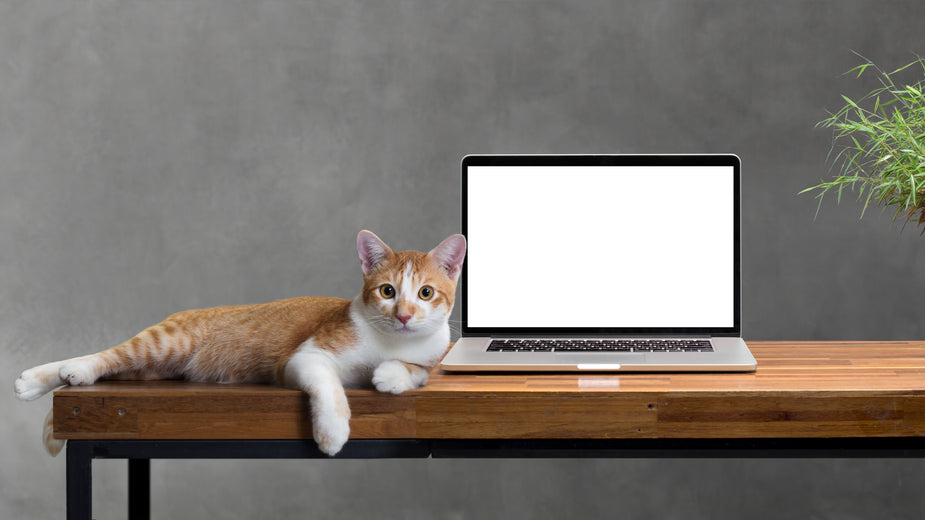
#> input picture vision_language_model/llava-jp/sample.jpg, 925 x 520 px
$ python -i preprocessing_numpy.py   (imports and definitions only)
#> lines starting #> are read from the running program, lines starting #| are printed output that depends on the picture
#> further down, picture is the input picture: shape (520, 925, 3); mean B, G, R 113.9, 120.3, 126.5
from typing import Dict, List, Optional, Union, Tuple

import cv2
import numpy as np

from constants import IMAGE_TOKEN, IMAGE_TOKEN_INDEX, CONVERSATION_START, ROLES, STOP_STR, BOS_TOKEN_ID, EOS_TOKEN_ID


# [11 lines left out: function pad_to_square, not called in this run]

class ImageProcessor():
    def __init__(self,
        convert_to_rgb :bool = True,
        pad_to_square :bool = False,
        image_size :Union[int, Tuple[int, int]] = (336, 336),
        image_std :np.ndarray = np.array([0.26862954, 0.26130258, 0.27577711]),
        image_mean :np.ndarray = np.array([0.48145466, 0.4578275, 0.40821073]),
        rescale_factor : float = 1/255,
        resample :int = cv2.INTER_AREA,
        as_channel_first: bool = False,
        add_batch_dimension :bool = False
    ):
#> called with convert_to_rgb = True, pad_to_square = False, image_size = (336, 336), image_std = array of shape (3,), image_mean = array of shape (3,), rescale_factor = 0.00392, resample = 3, as_channel_first = False
        self.convert_to_rgb = convert_to_rgb
        self.pad_to_square = pad_to_square
        self.size = image_size
        self.mean = image_mean
#> self.mean = [0.481, 0.458, 0.408]
        self.std = image_std
#> self.std = [0.269, 0.261, 0.276]
        self.rescale_factor = rescale_factor
        self.resample = resample
        self.as_channel_first = as_channel_first
        self.add_batch_dimension = add_batch_dimension


    def resize(self, image):
        if self.pad_to_square:
            image = pad_to_square(image, 0)
        if isinstance(self.size, int):
            size = (self.size, self.size)
        else:
            size = self.size
        return cv2.resize(image, dsize = size, interpolation=self.resample)

    def __call__(self,image):
        image = image.astype(np.float32)
        if self.rescale_factor != 1.0:
            image *= self.rescale_factor
        if self.convert_to_rgb:
            image = cv2.cvtColor(image, cv2.COLOR_BGR2RGB)
        if self.mean is not None and self.std is not None:
            image = (image - self.mean[None, None, :]) / self.std[None, None, :]
        if self.size is not None:
            image = self.resize(image)
#> in resize, `return cv2.resize(image, dsize = size, interpolation=self.resample)`:
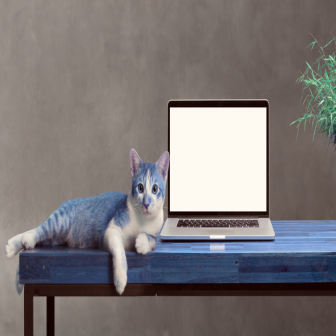
#> returned value: shape (336, 336, 3) float64; mean of channels 0, 1, 2 0.055, 0.0532, 0.14; drawn with min black and max white
        if self.as_channel_first:
            image = image.transpose(2, 0, 1)
        if self.add_batch_dimension:
            image = image[None, ...]
        return image


def simple_prompt_preprocessor_single_image(prompt):
    new_prompt = f'{CONVERSATION_START} {ROLES[0]}: {IMAGE_TOKEN}\n{prompt} {ROLES[1]}:'
    return new_prompt

def simple_prompt_preprocessor(prompt):
    new_prompt = f'{CONVERSATION_START} {ROLES[0]}: {prompt} {ROLES[1]}:'
    return new_prompt

def insert_separator(X, sep):
    # written using double list comprehension
    return [ele for sublist in zip(X, [sep]*len(X)) for ele in sublist][:-1]

# [16 lines left out: function tokenize_w_image_token, not called in this run]

class llamaMultimodalInputProcesor():
    # [109 lines left out: functions __init__, encode_images, encode_images_ragged, _predict_embeds, __call__, not called in this run]

>>> import cv2
>>> picture = cv2.imread('../llava-jp/sample.jpg')
>>> result = ImageProcessor()(picture)
